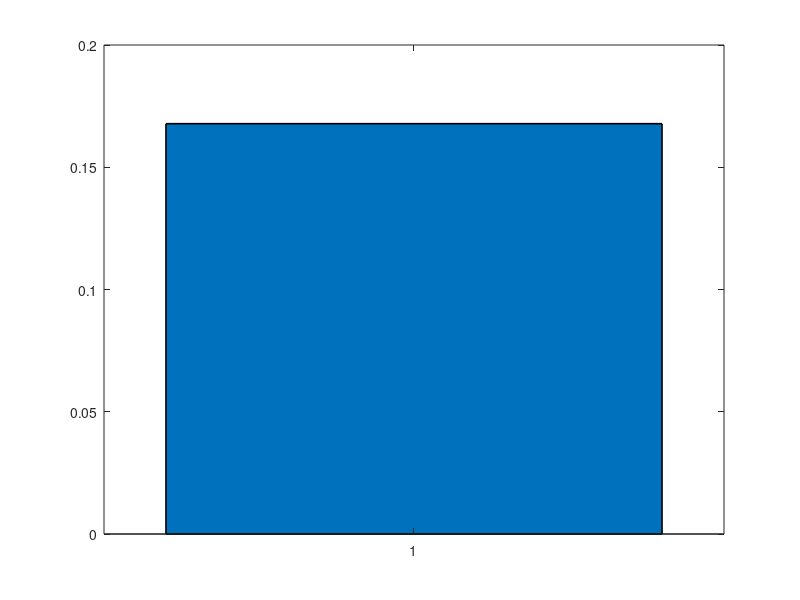

Write the MATLAB code that produced this figure. (Note: this script raises an error after producing the figure.)
close all;
clear;
clc;

load('non_modNet_avgFre.mat');
x = mean(non_modNet_avgFre);
y = std(non_modNet_avgFre);

figure(1);
facecolor = [1,0,0;0,1,0;0,0,1;1,1,0;1,0,1];
for i = 1:5
    b = bar(i,x(i),'linewidth',1.2);
    b.FaceColor = facecolor(i,:);
    hold on;
end;
ylim([0,0.2]);
hold on;
e = errorbar(x,y,'.','color','k','linewidth',1.2);
e.Marker = 'none';
hold off;
xlabel('Module index');
ylabel('Firing rate (Hz)');
ytick = 0:0.05:0.2;
ylabelName = {'0','0.05','0.1','0.15','0.2'};
set(gca,'xtick',1:1:5,'ytick',ytick,'YTickLabel',ylabelName);
set(gca,'FontName','Times New Roman','FontSize',16,'FontWeight','bold','linewidth',1.2);
pbaspect([1,0.26,1]);